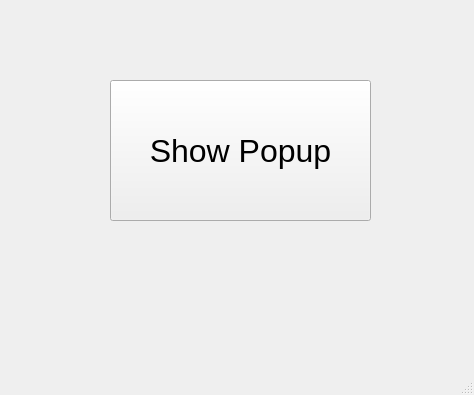
<?xml version="1.0" encoding="UTF-8"?>
<ui version="4.0">
 <class>MainWindow</class>
 <widget class="QMainWindow" name="MainWindow">
  <property name="geometry">
   <rect>
    <x>0</x>
    <y>0</y>
    <width>474</width>
    <height>395</height>
   </rect>
  </property>
  <property name="windowTitle">
   <string>MainWindow</string>
  </property>
  <widget class="QWidget" name="centralwidget">
   <widget class="QPushButton" name="pushButton">
    <property name="geometry">
     <rect>
      <x>110</x>
      <y>80</y>
      <width>261</width>
      <height>141</height>
     </rect>
    </property>
    <property name="font">
     <font>
      <pointsize>24</pointsize>
     </font>
    </property>
    <property name="text">
     <string>Show Popup</string>
    </property>
   </widget>
  </widget>
  <widget class="QMenuBar" name="menubar">
   <property name="geometry">
    <rect>
     <x>0</x>
     <y>0</y>
     <width>474</width>
     <height>21</height>
    </rect>
   </property>
  </widget>
  <widget class="QStatusBar" name="statusbar"/>
 </widget>
 <resources/>
 <connections/>
</ui>
